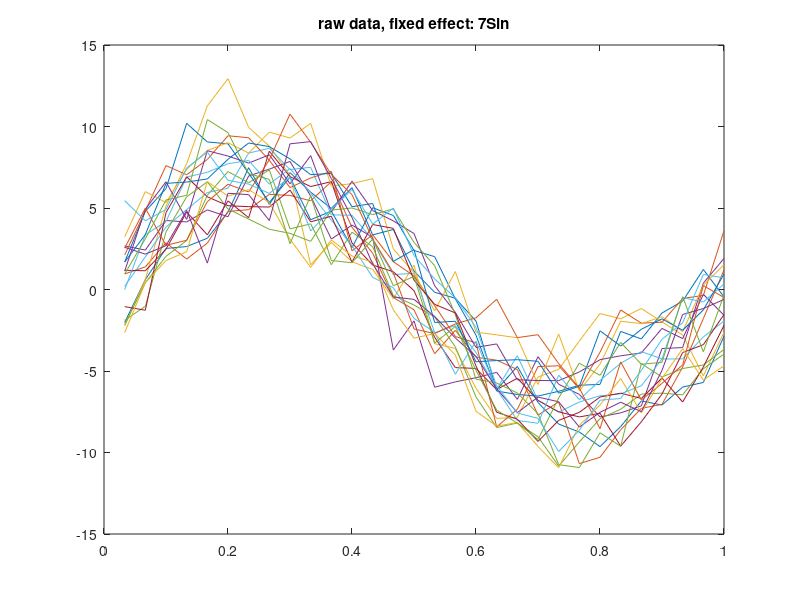

The MATLAB script that drew this image: (Note: this script raises an error after producing the figure.)
%% Demo for my DSS2Step (DSS 2-step algorithm) using MATLAB's built-in algorithm
%  Adding the following folders to the path:
%   -FTSC

%% Clear
clear;
clc;
rng(1)                                       % control the randomness

%% Simulation: raw data for functional mixed effect model

n = 20;                                       % number of subjects
m = 30;                                       % number of observations
t = (1:m)/m;
p = 1;                                        % # of fixed effects
q = 1;                                        % # of random effects
sigma_e = 1;                                  % variance of white noise

d = 2*(p+n*q);                                % dimension of states

realFixedEffect = 7*sin(2*pi*t);              % p-by-m
realRandomEffect = randn(n,4)*[cos(2*pi*t);cos(4*pi*t);...
                               cos(6*pi*t);ones(1,m)];
                 
realY = repmat(realFixedEffect, [n,1]) + realRandomEffect;

Y = realY+ sqrt(sigma_e)*randn(n,m);

figure;
plot(t, Y');
title('raw data, fixed effect: 7Sin');

%% Model setting

fixedArray = ones(1,p);
randomArray = ones(1,q);

% Start point
logpara0 = [0;                                    % log of e  
         -10;-10;                                 % logs of lambdaF, lambdaR
         1*ones(2*q,1)];                          % log of randomDiag

diffusePrior = 1e7;

fprintf('The starting value for variance of measurement error is %d .\n', exp(logpara0(1)));

fprintf('The starting value for lambda_b is %d .\n', exp(logpara0(2)));

fprintf('The starting value for lambda_a is %d .\n', exp(logpara0(3)));

fprintf('The starting value for sigma^2_1 is %d .\n', exp(logpara0(4)));

fprintf('The starting value for sigma^2_2 is %d .\n', exp(logpara0(5)));


SSM = fme2ss(n, fixedArray, randomArray, t, logpara0, diffusePrior);

%% Starting point: Built_in filter
tic;
NlogLik_built_in = NlogLik(@BuiltIn, Y, fixedArray, randomArray, t, logpara0, diffusePrior);
eval_built_in = toc;
fprintf('Built-in: Negative log-likelihood value for the start point is %d \n', NlogLik_built_in);
fprintf('A single evaluation in built-in function takes %d seconds \n', eval_built_in);

%% Starting point: DSS2Step
tic;
NlogLik_dss2step = NlogLik(@DSS2Step, Y, fixedArray, randomArray, t, logpara0, diffusePrior);
eval_dss2step = toc;
fprintf('DSS2Step: Negative log-likelihood value for the start point is %d \n', NlogLik_dss2step);
fprintf('A single evaluation in DSS2Step function takes %d seconds.\n', eval_dss2step);

%% Training parameters: Built_in filter

tic;
logparahat_built_in = fmeTraining(@BuiltIn, Y, fixedArray, randomArray, t, logpara0, diffusePrior);
opti_built_in = toc;

fprintf('MLE for built-in function takes %d seconds.\n', opti_built_in);
fprintf('The built-in estimated variance of measurement error is %d .\n', exp(logparahat_built_in(1)));
fprintf('The built-in estimated lambda_b is %d .\n', exp(logparahat_built_in(2)));
fprintf('The built-in estimated lambda_a is %d .\n', exp(logparahat_built_in(3)));
fprintf('The built-in estimated sigma^2_1 is %d .\n', exp(logparahat_built_in(4)));
fprintf('The built-in estimated sigma^2_2 is %d .\n', exp(logparahat_built_in(5)));

%% Training parameters: DSS2Step
tic;
logparahat_dss2step = fmeTraining(@DSS2Step, Y, fixedArray, randomArray, t, logpara0, diffusePrior);
opti_dss2step = toc;

fprintf('MLE for DSS2Step function takes %d seconds.\n', opti_dss2step);
fprintf('The DSS2Step estimated variance of measurement error is %d .\n', exp(logparahat_dss2step(1)));
fprintf('The DSS2Step estimated lambda_b is %d .\n', exp(logparahat_dss2step(2)));
fprintf('The DSS2Step estimated lambda_a is %d .\n', exp(logparahat_dss2step(3)));
fprintf('The DSS2Step estimated sigma^2_1 is %d .\n', exp(logparahat_dss2step(4)));
fprintf('The DSS2Step estimated sigma^2_2 is %d .\n', exp(logparahat_dss2step(5)));

%% Model fitting: Built_in smoother

SSM_built_in = fme2ss(n, fixedArray, randomArray, t, logparahat_built_in, diffusePrior);

[logL_built_in, Output_built_in] = BuiltInSmoother(SSM_built_in, Y);

fprintf('The built-in maximized log-likelihood is %d .\n', logL_built_in);

%% Model fitting: DSS2Step

SSM_dss2step = fme2ss(n, fixedArray, randomArray, t, logparahat_dss2step, diffusePrior);

[logL_dss2step, Output_dss2step] = DSS2Step(SSM_dss2step, Y);

fprintf('The DSS2Step maximized log-likelihood is %d .\n', logL_dss2step);

%% Group-average
k = 1;  %  the real fixed effect state parameter
ConfidenceLevel = 0.95;     % confidence level

%  built-in
[Smoothed_built_in, SmoothedVar_built_in] =...
    StatesMeanVar(Output_built_in, 'built-in', 'smooth');

[Smoothed95Upper_built_in, Smoothed95Lower_built_in] = ...
    NormalCI(Smoothed_built_in, SmoothedVar_built_in, ConfidenceLevel);

%  dss-2step
[Smoothed_dss2step, SmoothedVar_dss2step] =...
    StatesMeanVar(Output_dss2step, 'dss-2step', 'smooth');

[Smoothed95Upper_dss2step, Smoothed95Lower_dss2step] = ...
    NormalCI(Smoothed_dss2step, SmoothedVar_dss2step, ConfidenceLevel);


% mean and confidence interal
for i=1:2
    figure;
    Smoothed_dss2step_i = reshape(Smoothed_dss2step(k,:,i), 1, m);
    Smoothed95Upper_dss2step_i = reshape(Smoothed95Upper_dss2step(k,:,i), 1, m);
    Smoothed95Lower_dss2step_i = reshape(Smoothed95Lower_dss2step(k,:,i), 1, m);
    plot(t, Smoothed_built_in(k,:),...
        t, Smoothed_dss2step_i,...
        t, realFixedEffect,...
        t, Smoothed95Upper_built_in(k,:), ':',...
        t, Smoothed95Lower_built_in(k,:), ':',...
        t, Smoothed95Upper_dss2step_i, '--',...
        t, Smoothed95Lower_dss2step_i, '--')
    legend('MATLAB with :', 'DSS2Step with --', 'real fixed effect')
    tit = strcat('Group average: DSS2Step at step ', num2str(i));
    title(tit)
end

% variance
for i=1:2
    figure;
    SmoothedVar_dss2step_i = reshape(SmoothedVar_dss2step(k,:,i), 1, m);
    plot(t, SmoothedVar_built_in(k,:),...
        t, SmoothedVar_dss2step_i);
    legend('MATLAB', 'DSS2Step');
    tit = strcat('Group average variance: DSS2Step at step ', num2str(i));
    title(tit)
end

%% Subject-fit
%  built-in
[YFitted_built_in, YFittedVar_built_in] = ...
    SpaceMeanVar(Output_built_in, SSM_built_in, 'built-in', 'smooth');

[YFitted95Upper_built_in, YFitted95Lower_built_in] = ...
    NormalCI(YFitted_built_in, YFittedVar_built_in, ConfidenceLevel);

%  dss-2step
[YFitted_dss2step, YFittedVar_dss2step] = ...
    SpaceMeanVar(Output_dss2step, SSM_dss2step, 'dss-2step', 'smooth');

[YFitted95Upper_dss2step, YFitted95Lower_dss2step] = ...
    NormalCI(YFitted_dss2step, YFittedVar_dss2step, ConfidenceLevel);


%  mean and confidence interval
for n_i = 1:n
    figure;
    subplot(1,2,1);
    plot(t, YFitted_built_in(n_i, :),...
        t, Y(n_i,:),...
        t, realY(n_i,:),...
        t, YFitted95Upper_built_in(n_i, :), '--',...
        t, YFitted95Lower_built_in(n_i, :), '--')
    legend('Fitted', 'Observation', 'Real')
    title(strcat('Subject fit: built in n=', num2str(n_i)))
    
    subplot(1,2,2);
    plot(t, YFitted_dss2step(n_i, :),...
        t, Y(n_i,:),...
        t, realY(n_i,:),...
        t, YFitted95Upper_dss2step(n_i, :), '--',...
        t, YFitted95Lower_dss2step(n_i, :), '--')
    legend('Fitted', 'Observation', 'Real')
    title(strcat('Subject fit: DSS2Step(converged) n=', num2str(n_i)))
end

%% Tesing
fprintf('-Group average: \n');
fprintf('MATLAB group mean at t=1 is %5.4f \n', Smoothed_built_in(1,1));
fprintf('MATLAB group var at t=1 is %5.4f \n', SmoothedVar_built_in(1,1));

fprintf('DSS2Step step 1 group mean at t=1 is %5.4f \n', Smoothed_dss2step(1,1,1));
fprintf('DSS2Step step 1 group var at t=1 is %5.4f \n', SmoothedVar_dss2step(1,1,1));

fprintf('DSS2Step(converged) group mean at t=1 is %5.4f \n', Smoothed_dss2step(1,1,2));
fprintf('DSS2Step(converged) group var at t=1 is %5.4f \n', SmoothedVar_dss2step(1,1,2));

fprintf('-Subject fit: \n');
fprintf('MATLAB subject 1 mean at t=1 is %5.4f \n', YFitted_built_in(1,1));
fprintf('MATLAB subject 1 var at t=1 is %5.4f \n', YFittedVar_built_in(1,1));
fprintf('MATLAB subject 20 mean at t=1 is %5.4f \n', YFitted_built_in(20,1));
fprintf('MATLAB subject 20 var at t=1 is %5.4f \n', YFittedVar_built_in(20,1));

fprintf('DSS2Step(converged) subject 1 mean at t=1 is %5.4f \n', YFitted_dss2step(1,1));
fprintf('DSS2Step(converged) subject 1 var at t=1 is %5.4f \n', YFittedVar_dss2step(1,1));
fprintf('DSS2Step(converged) subject 20 mean at t=1 is %5.4f \n', YFitted_dss2step(20,1));
fprintf('DSS2Step(converged) subject 20 var at t=1 is %5.4f \n', YFittedVar_dss2step(20,1));





